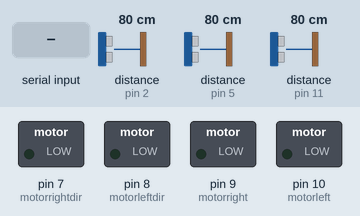
Bench run of a sketch on a simulated Arduino Uno, built with avr-gcc and run on an emulated ATmega328P. Parts: switched loads named in the sketch (green lamp = pin HIGH). Wiring (inferred from the names in the program): 3 × ultrasonic range finder: trigger pin 4, echo pin 2 / trigger pin 6, echo pin 5 / trigger pin 12, echo pin 11. Inputs (shaded band) come from the test bench; at power-on: distance to the obstacle (sensors on pin 2, pin 5, pin 11) 80 cm. The echo pulse lasts 58.3 µs per cm; pins used as bus, display or sensor lines are not drawn; what the sketch prints to the serial monitor is not drawn.

Above: at 1.2 s.
1.3 s: "MOVEB\n" received over Serial
At 1.9 s:
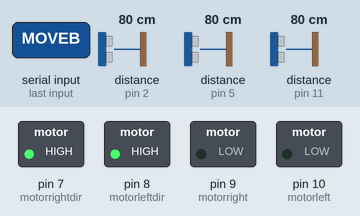
2.9 s: "TURNL\n" received over Serial
At 4.1 s:
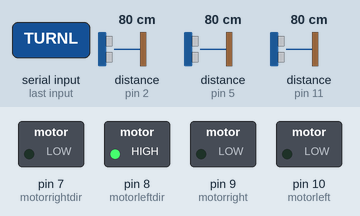
4.4 s: "TURNR\n" received over Serial
At 5.2 s:
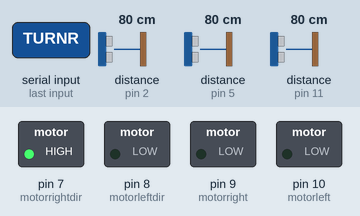
Timing chart, 0 to 7.4 s (numbered marks = the images above; inputs shaded):
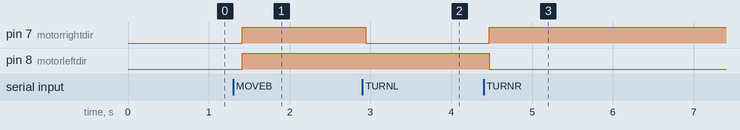

The sketch:

motor_control_ultrasonic_bluetooth.ino
```cpp
// defines pins numbers
const int echoPinLeft = 5;
const int trigPinLeft = 6;

const int echoPinFront = 11;
const int trigPinFront = 12;

const int echoPinRight = 2;
const int trigPinRight = 4;

// defines variables
long duration;
int distance;

int motorright = 9;
int motorrightdir  = 7;
int motorleft = 10;
int motorleftdir  = 8;

//For Bluetooth.
#include <SoftwareSerial.h>
SoftwareSerial mySerial(A2, A3); // RX, TX

//For serial receive.
const byte numChars = 16;
char receivedChars[numChars]; // an array to store the received data
String received; //The data as a string
boolean newData = false;

void setup() {
  pinMode(motorright, OUTPUT);
  pinMode(motorleft, OUTPUT);
  pinMode(motorrightdir, OUTPUT);
  pinMode(motorleftdir, OUTPUT);

  pinMode(trigPinLeft, OUTPUT); // Sets the trigPin as an Output
  pinMode(echoPinLeft, INPUT); // Sets the echoPin as an Input
  pinMode(trigPinFront, OUTPUT); // Sets the trigPin as an Output
  pinMode(echoPinFront, INPUT); // Sets the echoPin as an Input
  pinMode(trigPinRight, OUTPUT); // Sets the trigPin as an Output
  pinMode(echoPinRight, INPUT); // Sets the echoPin as an Input
  Serial.begin(9600); //normal printing
  mySerial.begin(57600); // Starts the bluetooth serial communication
}

void loop()
{
  int left = ultrasonic(echoPinLeft,trigPinLeft);
  int front = ultrasonic(echoPinFront,trigPinFront);
  int right = ultrasonic(echoPinRight,trigPinRight);
  String message = "";
  message = message + "[" + left + "cm," + front + "cm," + right + "cm]\n";
  Serial.print(message);
  mySerial.print(message);
  delay(100); //wait for 1/10th of a second.

  recvWithEndMarker();
  processCommand();
}

int ultrasonic(int echoPin, int trigPin) {
// Clears the trigPin
digitalWrite(trigPin, LOW);
delayMicroseconds(2);

// Sets the trigPin on HIGH state for 10 micro seconds
digitalWrite(trigPin, HIGH);
delayMicroseconds(10);
digitalWrite(trigPin, LOW);

// Reads the echoPin, returns the sound wave travel time in microseconds
duration = pulseIn(echoPin, HIGH);
// Calculating the distance
distance= duration*0.034/2;
return distance;
}

void processCommand() {
 if (newData == true)
 {
  String instruction = received.substring(0,5);
  String data = received.substring(6,10);
  String speeds = received.substring(11,15);
  if(instruction == "MOVEF") forward(data.toInt(),speeds.toInt());
  if(instruction == "MOVEB") backward(data.toInt(),speeds.toInt());
  if(instruction == "TURNL") left(data.toInt(),speeds.toInt());
  if(instruction == "TURNR") right(data.toInt(),speeds.toInt());
  newData = false;
 }
}

void recvWithEndMarker()
{
 static byte ndx = 0;
 char endMarker = '\n';
 char rc;

 while (Serial.available() > 0 && newData == false)
 {
  rc = Serial.read();

  if (rc != endMarker)
  {
    receivedChars[ndx] = rc;
    ndx++;
    if (ndx >= numChars)
    {
      ndx = numChars - 1;
    }
 }
 else
  {
  receivedChars[ndx] = '\0'; // terminate the string
  received = String(receivedChars);
  ndx = 0;
  newData = true;
  }
 }
}

//direction is controlled by the digital pin 7 and 8.
// HIGH is backward, LOW is forward
// Pins 9 and 10 control speed.
// Length of time controls the distance

void forward(int time,int speeds)
{
digitalWrite(motorrightdir, LOW);
analogWrite(motorright,speeds);
digitalWrite(motorleftdir, LOW);
analogWrite(motorleft, speeds);
delay(time);
stop();
}

void backward(int time,int speeds)
{
digitalWrite(motorrightdir, HIGH);
analogWrite(motorright,speeds);
digitalWrite(motorleftdir, HIGH);
analogWrite(motorleft, speeds);
delay(time);
stop();
}

void left(int time,int speeds)
{
digitalWrite(motorrightdir, LOW);
analogWrite(motorright,speeds);
digitalWrite(motorleftdir, HIGH);
analogWrite(motorleft, speeds);
delay(time);
stop();
}

void right(int time,int speeds)
{
digitalWrite(motorrightdir, HIGH);
analogWrite(motorright,speeds);
digitalWrite(motorleftdir, LOW);
analogWrite(motorleft, speeds);
delay(time);
stop();
}

void stop()
{
analogWrite(motorright, 0);
analogWrite(motorleft, 0);
}
```

Measured:
- after the input at 1.3 s, pin 7 (motorrightdir), pin 8 (motorleftdir): LOW → HIGH after 0.11 s
- after the input at 2.9 s, pin 7 (motorrightdir): HIGH → LOW at once
- after the input at 4.4 s, pin 7 (motorrightdir): LOW → HIGH after 0.07 s; pin 8 (motorleftdir): HIGH → LOW after 0.07 s
